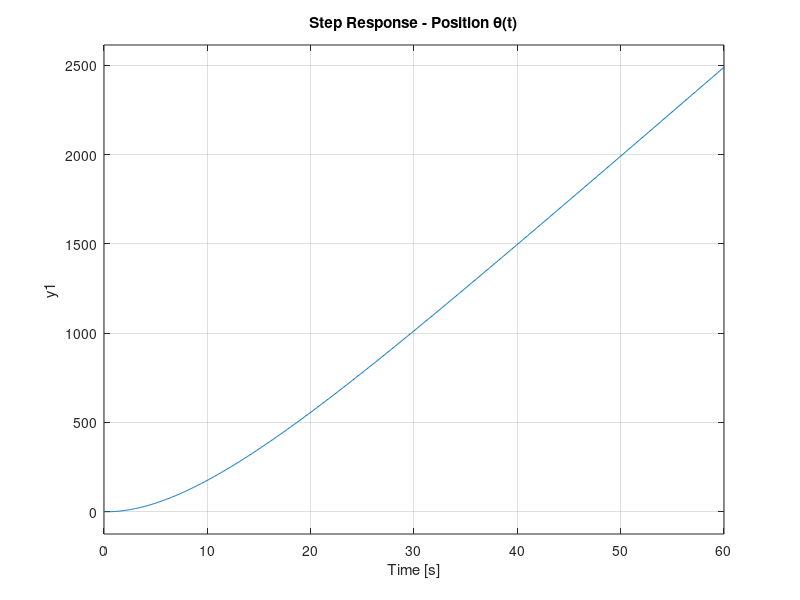
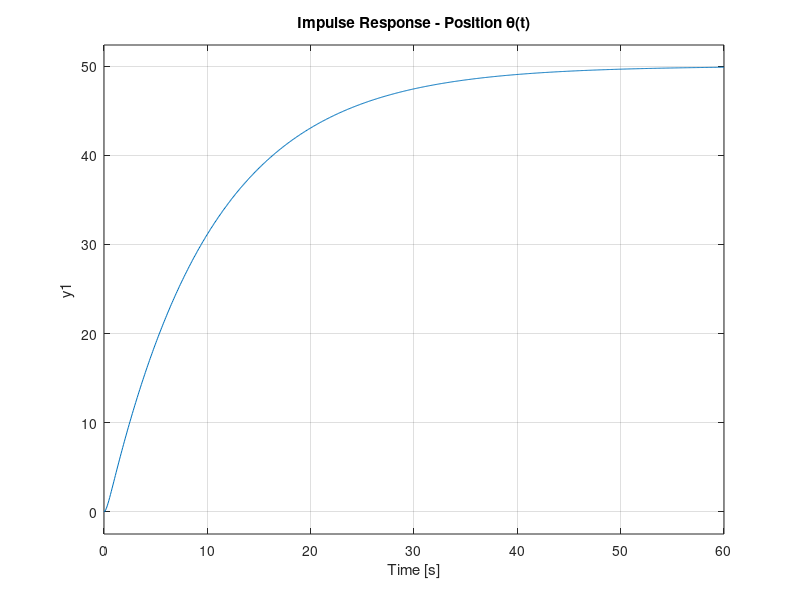
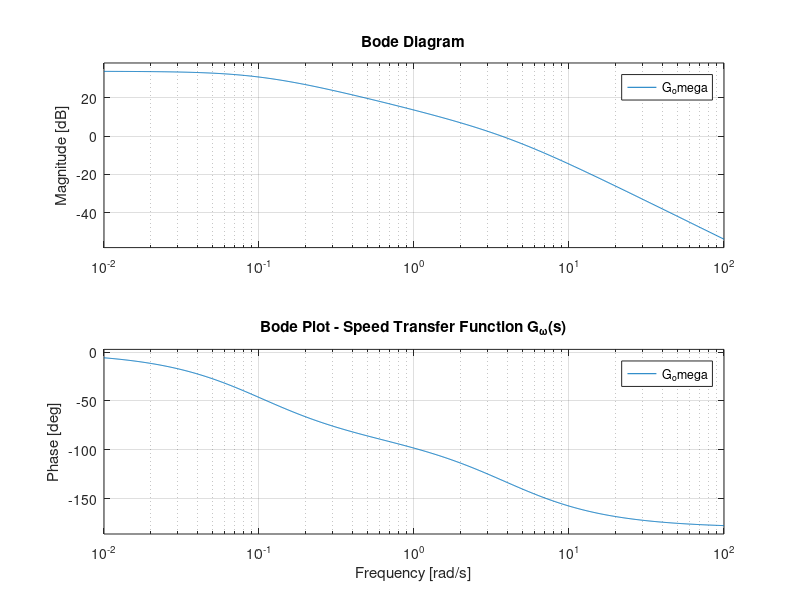
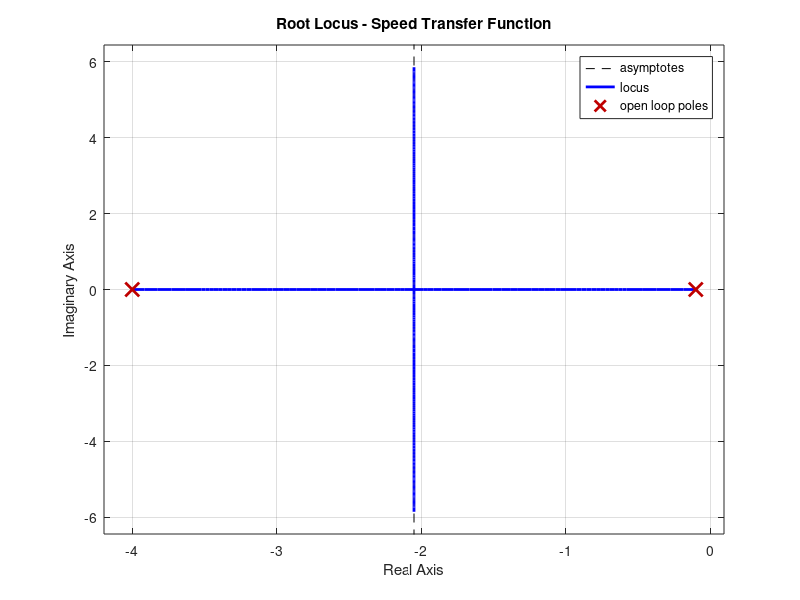

Source code (MATLAB) for these figures, in order:
%% ================================================================
% DC MOTOR ANALYSIS: THEORETICAL vs SIMULATION RESULTS
% Author: DR. Tariq (adapted by ChatGPT)
% ---------------------------------------------------------------
% Computes motor transfer functions, poles, DC gains, step response,
% impulse response, bode plots, and compares theoretical vs numerical.
% ================================================================

clc; clear; close all;

%% ---------------------------------------------------------------
% 1. MOTOR PARAMETERS
% ---------------------------------------------------------------
R_f = 2;          % Field resistance (ohm)
L_f = 0.5;        % Field inductance (H)
K_m = 0.1;        % Torque constant (Nm/A)
J   = 0.01;       % Rotor inertia (kg*m^2)
b   = 0.001;      % Viscous damping (N*m*s)

%% ---------------------------------------------------------------
% 2. THEORETICAL ANALYSIS
% ---------------------------------------------------------------
% Speed Transfer Function:
%   G_omega(s) = K_m / [(R_f + L_f s)(J s + b)]

den_omega_theoretical = [L_f*J, (L_f*b + R_f*J), (R_f*b)];
num_omega_theoretical = K_m;

% Poles (theoretical)
p_theoretical = roots(den_omega_theoretical);

% DC Gain (theoretical)
DC_gain_theoretical = K_m / (R_f * b);

%% ---------------------------------------------------------------
% 3. SIMULATION TRANSFER FUNCTIONS (MATLAB)
% ---------------------------------------------------------------
s = tf('s');

G_omega = K_m / ((R_f + L_f*s)*(J*s + b));
G_theta = G_omega / s;    % Integrator for position

% Poles (simulation)
p_sim = pole(G_omega);

% DC gain (simulation)
DC_gain_sim = dcgain(G_omega);

%% ---------------------------------------------------------------
% 4. COMPARISON TABLE (THEORETICAL vs SIMULATION)
% ---------------------------------------------------------------
fprintf('\n=== COMPARISON RESULTS ===\n');
fprintf('Theoretical Poles:\n');
disp(p_theoretical)

fprintf('Simulation Poles:\n');
disp(p_sim)

fprintf('Theoretical DC Gain: %f\n', DC_gain_theoretical);
fprintf('Simulation DC Gain : %f\n\n', DC_gain_sim);

%% ---------------------------------------------------------------
% 5. STEP RESPONSE (Speed and Position)
% ---------------------------------------------------------------
figure;
subplot(2,1,1)
step(G_omega);
title('Step Response - Speed \omega(t)');
grid on;

subplot(2,1,2)
step(G_theta);
title('Step Response - Position \theta(t)');
grid on;

%% ---------------------------------------------------------------
% 6. IMPULSE RESPONSE
% ---------------------------------------------------------------
figure;
subplot(2,1,1)
impulse(G_omega);
title('Impulse Response - Speed \omega(t)');
grid on;

subplot(2,1,2)
impulse(G_theta);
title('Impulse Response - Position \theta(t)');
grid on;

%% ---------------------------------------------------------------
% 7. BODE ANALYSIS
% ---------------------------------------------------------------
figure;
bode(G_omega);
grid on;
title('Bode Plot - Speed Transfer Function G_\omega(s)');

%% ---------------------------------------------------------------
% 8. ROOT LOCUS (OPTIONAL)
% ---------------------------------------------------------------
figure;
rlocus(G_omega);
title('Root Locus - Speed Transfer Function');

%% ---------------------------------------------------------------
% 9. PRINT SUMMARY
% ---------------------------------------------------------------
fprintf("Analysis complete.\n");
fprintf("Plots generated: step, impulse, bode, root locus.\n");
